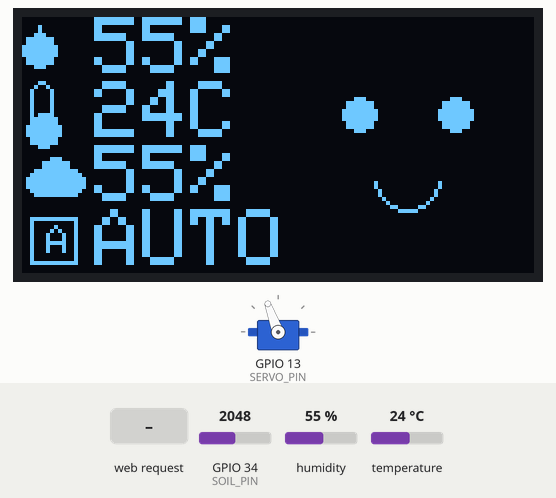
A sketch run on a simulated ESP32. Shown: 128×64 one-colour display, servo. The inputs (shaded band) are chosen by the test bench; at power-on: GPIO 34 (SOIL_PIN) = 2048, humidity 55 %, temperature 24 °C. WiFi joins after 1.5 s; servers stay silent unless stated; what the sketch prints to the serial monitor is not drawn.

Above: at 10.8 s.
10.9 s: GPIO 34 (SOIL_PIN) set to 3291
At 13.44 s:
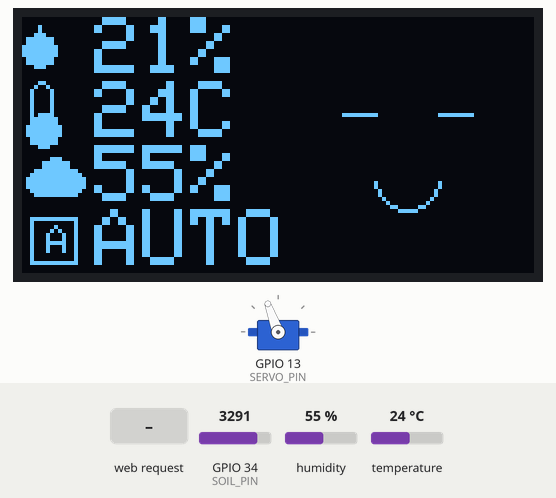
14.8 s: GPIO 34 (SOIL_PIN) set to 3394
At 15.1 s:
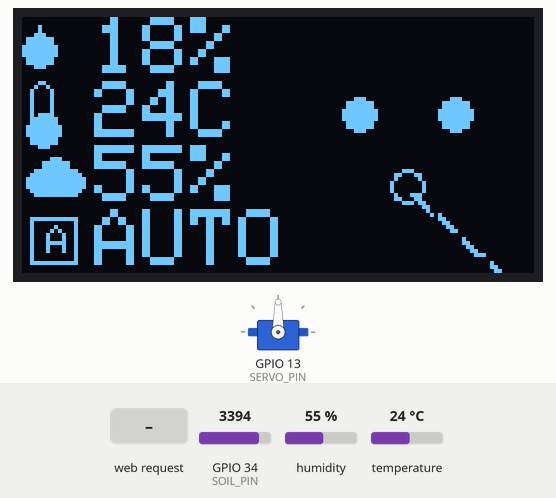
16.6 s: HTTP request GET /toggle received
At 17.6 s:
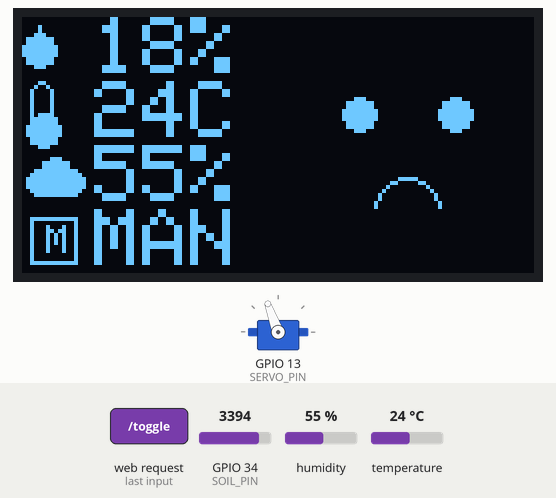
22.3 s: HTTP request GET /water received
At 22.6 s:
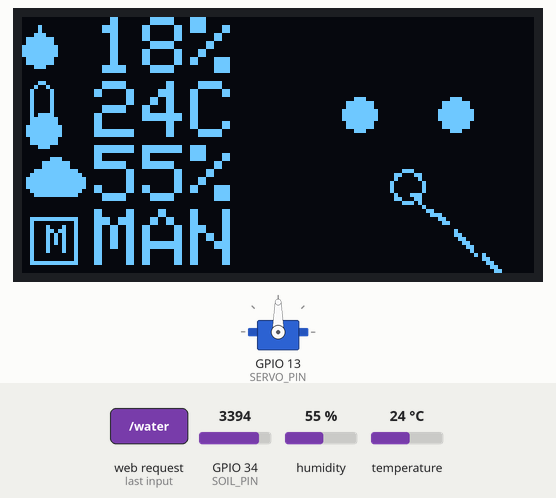
24.1 s: humidity set to 22 %
At 26.06 s:
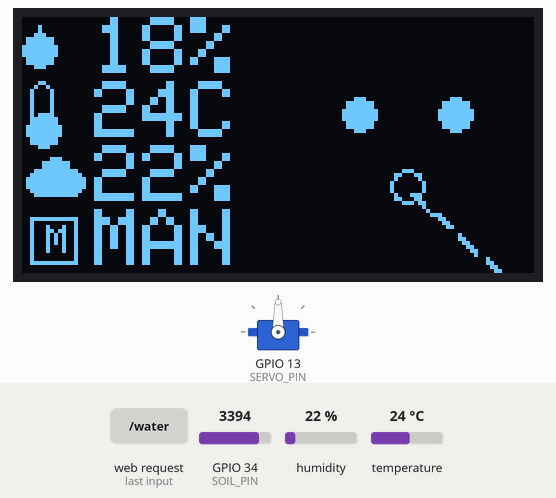
27.4 s: temperature set to 12 °C
At 30.28 s:
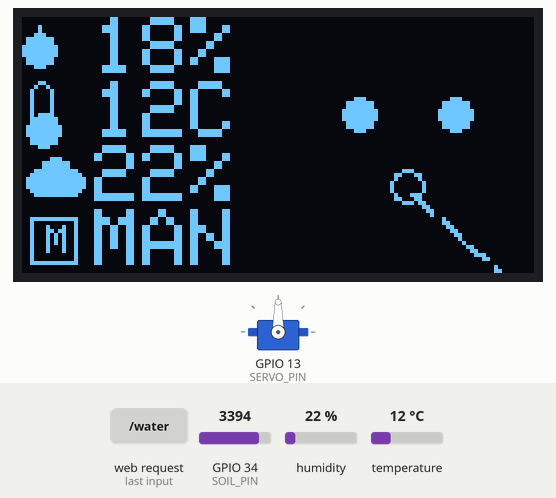
Timing chart, 0 to 30.4 s (numbered marks = the images above; inputs shaded):
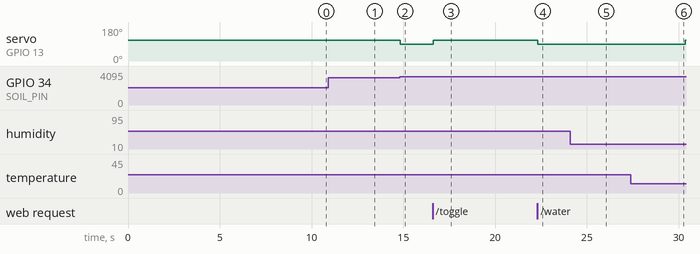

The sketch:

SmartPlantCare.ino
```cpp
#include <Wire.h>
#include <Adafruit_GFX.h>
#include <Adafruit_SSD1306.h>
#include <DHT.h>
#include <ESP32Servo.h>
#include <WiFi.h>
#include <WebServer.h>

// --- OLED Settings ---
#define SCREEN_WIDTH 128
#define SCREEN_HEIGHT 64
#define OLED_RESET -1
Adafruit_SSD1306 display(SCREEN_WIDTH, SCREEN_HEIGHT, &Wire, OLED_RESET);

// --- Sensor & Pin Settings ---
#define DHTPIN 4
#define DHTTYPE DHT11
DHT dht(DHTPIN, DHTTYPE);

#define SOIL_PIN 34
#define SERVO_PIN 13

const int AIR_VALUE = 4095;
const int WATER_VALUE = 400;

// --- Servo Settings ---
Servo pinchServo;
const int PINCHED = 110;
const int UNPINCHED = 90;

// --- Web Server & State Variables ---
WebServer server(80);
const char* ssid = "POCO-X7-Pro";
const char* password = "2444666668888888";

bool isAutoMode = true;
bool isMotorRunning = false;
bool manualWaterRequest = false;
unsigned long manualWaterTimer = 0;

float currentTemp = 0.0;
float currentHum = 0.0;
int waterPercent = 0;

// --- Auto Watering Variables ---
bool autoWatering = false;
unsigned long autoWaterTimer = 0;
const unsigned long AUTO_WATER_DURATION = 8000;  // Run motor for 8 seconds
const unsigned long AUTO_COOLDOWN = 10000;       // Wait 10 seconds for water to seep in

// --- Animation Variables ---
unsigned long lastBlinkTime = 0;
bool isBlinking = false;
const int BLINK_INTERVAL = 3500;
const int BLINK_DURATION = 150;

void setup() {
  Serial.begin(115200);

  dht.begin();
  if(!display.begin(SSD1306_SWITCHCAPVCC, 0x3C)) {
    Serial.println(F("OLED failed"));
    for(;;);
  }

  ESP32PWM::allocateTimer(0);
  pinchServo.setPeriodHertz(50);
  pinchServo.attach(SERVO_PIN, 500, 2400);
  pinchServo.write(PINCHED);

  // --- NEW: Non-Blocking Wi-Fi Connection ---
  display.clearDisplay();
  display.setTextColor(SSD1306_WHITE);
  display.setTextSize(1);
  display.setCursor(0, 0);
  display.println("Connecting to WiFi:");
  display.println(ssid);
  display.display();

  WiFi.begin(ssid, password);
  int wifiAttempts = 0;

  // Try to connect for 10 seconds (20 attempts * 500ms)
  while (WiFi.status() != WL_CONNECTED && wifiAttempts < 20) {
    delay(500);
    Serial.print(".");
    display.fillRect(0, 30, 128, 20, SSD1306_BLACK); // Clear previous timer
    display.setCursor(0, 30);
    display.print("Timeout in: ");
    display.print(10 - (wifiAttempts / 2)); // Calculate remaining seconds
    display.print("s");
    display.display();
    wifiAttempts++;
  }
  display.clearDisplay();
  display.setCursor(0, 0);
  // Check if it actually connected or just timed out
  if (WiFi.status() == WL_CONNECTED) {
    Serial.println("\nWiFi connected.");
    Serial.print("Web Server IP Address: http://");
    Serial.println(WiFi.localIP());

    display.setTextSize(2);
    display.println("CONNECTED!");
    display.setTextSize(1);
    display.setCursor(0, 30);
    display.println("IP Address:");
    display.println("------------");
    display.println(WiFi.localIP());
    display.println("------------");
    display.display();
    delay(8000);

    server.on("/", handleRoot);
    server.on("/toggle", handleToggleMode);
    server.on("/water", handleManualWater);
    server.begin();
  } else {
    Serial.println("\nWiFi connection failed! Starting in OFFLINE mode.");
    isAutoMode = true;
    display.setTextSize(1);
    display.println("Connection Failed!");
    display.setCursor(0, 25);
    display.println("Starting in:");
    display.setTextSize(1);
    display.setCursor(0, 40);
    display.println("OFFLINE MODE");
    display.display();
    delay(5000);
  }
}

void loop() {
  if (WiFi.status() == WL_CONNECTED) {
    server.handleClient();
  }
  currentTemp = dht.readTemperature();
  currentHum = dht.readHumidity();

  int rawSoil = analogRead(SOIL_PIN);
  waterPercent = map(rawSoil, AIR_VALUE, WATER_VALUE, 0, 100);
  waterPercent = constrain(waterPercent, 0, 100);

  // --- Updated Auto Mode Logic ---
  if (isAutoMode) {
    // Check if it needs water, is not currently watering, AND the cooldown has passed
    if (waterPercent < 20 && !autoWatering && (millis() - autoWaterTimer > AUTO_COOLDOWN)) {
      autoWatering = true;
      autoWaterTimer = millis(); // Start the 5-second watering timer
    }

    if (autoWatering) {
      isMotorRunning = true;
      pinchServo.write(UNPINCHED);

      // If 5 seconds have passed, stop watering and start the cooldown phase
      if (millis() - autoWaterTimer > AUTO_WATER_DURATION) {
        autoWatering = false;
        autoWaterTimer = millis(); // Reset timer to track the 10-second cooldown
      }
    } else {
      isMotorRunning = false;
      pinchServo.write(PINCHED);
    }
  } else {
    // --- Manual Mode Logic (Unchanged) ---
    if (manualWaterRequest) {
      isMotorRunning = true;
      pinchServo.write(UNPINCHED);
      if (millis() - manualWaterTimer > 8000) {
        manualWaterRequest = false;
      }
    } else {
      isMotorRunning = false;
      pinchServo.write(PINCHED);
    }
  }

  display.clearDisplay();
  drawLeftSide();
  drawRightSide();
  display.display();
}

// --- Custom Icon Functions ---
void drawWaterDrop(int x, int y) {
  display.fillTriangle(x, y+2, x - 4, y + 8, x + 4, y + 8, SSD1306_WHITE);
  display.fillCircle(x, y + 8, 4, SSD1306_WHITE);
}

void drawThermometer(int x, int y) {
  display.drawRoundRect(x, y, 6, 12, 3, SSD1306_WHITE);
  display.fillCircle(x + 3, y + 12, 4, SSD1306_WHITE);
}

void drawCloud(int x, int y) {
  display.fillCircle(x + 4, y + 6, 3, SSD1306_WHITE);
  display.fillCircle(x + 8, y + 4, 4, SSD1306_WHITE);
  display.fillCircle(x + 12, y + 6, 3, SSD1306_WHITE);
  display.fillRect(x + 4, y + 6, 8, 4, SSD1306_WHITE);
}

void drawModeIcon(int x, int y, bool autoMode) {
  display.drawRect(x, y+2, 12, 12, SSD1306_WHITE);
  display.setCursor(x + 4, y + 4);
  display.setTextSize(1);
  display.print(autoMode ? "A" : "M");
}

// --- Display Functions ---
void drawLeftSide() {
  display.setTextColor(SSD1306_WHITE);

  // 1. Water (Row 1)
  drawWaterDrop(4, 0);
  display.setTextSize(2);
  display.setCursor(18, 0);
  display.print(waterPercent); display.print("%");

  // 2. Temp (Row 2)
  drawThermometer(2, 16);
  display.setTextSize(2);
  display.setCursor(18, 16);
  display.print((int)currentTemp); display.print("C");

  // 3. Humidity (Row 3)
  drawCloud(0, 35);
  display.setTextSize(2);
  display.setCursor(18, 32);
  display.print((int)currentHum); display.print("%");

  // 4. Mode (Row 4)
  drawModeIcon(2, 48, isAutoMode);
  display.setTextSize(2);
  display.setCursor(18, 48);
  display.print(isAutoMode ? "AUTO" : "MAN");
}

void drawRightSide() {
  int cx = 96;
  int cy = 32;
  bool isHappy = !(currentTemp > 35.0 || currentTemp < 15.0 || currentHum < 30.0 || waterPercent < 20.0);

  // --- Blink Timer Logic ---
  if (!isBlinking && (millis() - lastBlinkTime > BLINK_INTERVAL)) {
    isBlinking = true;
    lastBlinkTime = millis();
  } else if (isBlinking && (millis() - lastBlinkTime > BLINK_DURATION)) {
    isBlinking = false;
    lastBlinkTime = millis();
  }

  // --- Draw Eyes ---
  if (isBlinking) {
    display.drawLine(cx - 16, cy - 8, cx - 8, cy - 8, SSD1306_WHITE);
    display.drawLine(cx + 8, cy - 8, cx + 16, cy - 8, SSD1306_WHITE);
  } else {
    display.fillCircle(cx - 12, cy - 8, 4, SSD1306_WHITE);
    display.fillCircle(cx + 12, cy - 8, 4, SSD1306_WHITE);
  }

  // --- Draw Mouth & Straw Logic ---
  if (isMotorRunning) {
    // Make an "O" shaped mouth for drinking
    display.drawCircle(cx, cy + 10, 4, SSD1306_WHITE);
    display.fillCircle(cx, cy + 10, 2, SSD1306_BLACK);

    // Draw the straw extending from the mouth to the bottom edge
    int strawX1 = cx + 2;
    int strawY1 = cy + 12;
    int strawX2 = 120; // Angles toward the bottom right corner
    int strawY2 = 64;
    display.drawLine(strawX1, strawY1, strawX2, strawY2, SSD1306_WHITE);
    display.drawLine(strawX1 - 1, strawY1, strawX2 - 1, strawY2, SSD1306_WHITE); // Make straw thick

    // Animate the water moving up the straw
    int animPos = (millis() / 150) % 6;
    for (int i = animPos; i <= 20; i += 6) {
       int dropX = map(i, 0, 20, strawX2, strawX1);
       int dropY = map(i, 0, 20, strawY2, strawY1);
       display.fillCircle(dropX, dropY, 1, SSD1306_BLACK); // Creates a moving visual gap
    }
  } else {
    // Normal Mouth (Smile or Frown)
    if (isHappy) {
      display.drawCircle(cx, cy + 8, 8, SSD1306_WHITE);
      display.fillRect(cx - 9, cy, 19, 9, SSD1306_BLACK);
    } else {
      display.drawCircle(cx, cy + 16, 8, SSD1306_WHITE);
      display.fillRect(cx - 9, cy + 16, 19, 9, SSD1306_BLACK);
    }
  }
}

// --- Web Server Functions ---
void handleRoot() {
  String html = "<!DOCTYPE html><html><head>";
  html += "<meta charset='UTF-8'>"; // THIS FIXES THE EMOJI GIBBERISH!
  html += "<meta name='viewport' content='width=device-width, initial-scale=1'>";
  html += "<meta http-equiv='refresh' content='2'>";
  html += "<title>Smart Plant Care</title>";

  html += "<style>";
  html += "body { background-color: #121212; color: #e0e0e0; font-family: 'Segoe UI', Roboto, Helvetica, sans-serif; margin: 0; padding: 20px; display: flex; flex-direction: column; align-items: center; }";
  html += ".card { background-color: #1e1e1e; border-radius: 16px; box-shadow: 0 10px 20px rgba(0,0,0,0.5); padding: 25px; width: 100%; max-width: 350px; margin-bottom: 20px; }";
  html += "h2 { color: #4CAF50; text-align: center; margin-top: 0; font-size: 24px; }";
  html += "h3 { text-align: center; margin-top: 0; color: #ffffff; }";
  html += ".metric { display: flex; justify-content: space-between; padding: 12px 0; border-bottom: 1px solid #333; font-size: 18px; }";
  html += ".metric:last-child { border-bottom: none; }";
  html += ".val { font-weight: bold; color: #81c784; }";
  html += ".status { text-align: center; margin-top: 20px; padding: 12px; border-radius: 8px; font-weight: bold; letter-spacing: 1px; }";
  html += ".status.on { background-color: #1565c0; color: white; }";
  html += ".status.off { background-color: #333; color: #888; }";
  html += "button { width: 100%; padding: 15px; margin-top: 15px; border: none; border-radius: 8px; font-size: 16px; font-weight: bold; cursor: pointer; transition: 0.2s; }";
  html += ".btn-mode { background-color: #ff9800; color: #fff; }";
  html += ".btn-mode:hover { background-color: #e68a00; }";
  html += ".btn-water { background-color: #4CAF50; color: #fff; }";
  html += ".btn-water:hover { background-color: #45a049; }";
  html += "</style></head><body>";

  html += "<div class='card'>";
  html += "<h2>🌿 Plant Dashboard</h2>";
  html += "<div class='metric'><span>💧 Water</span> <span class='val'>" + String(waterPercent) + "%</span></div>";
  html += "<div class='metric'><span>🌡️ Temp</span> <span class='val'>" + String(currentTemp, 1) + " &deg;C</span></div>";
  html += "<div class='metric'><span>☁️ Humidity</span> <span class='val'>" + String(currentHum, 1) + "%</span></div>";

  if (isMotorRunning) {
    html += "<div class='status on'>💦 WATERING...</div>";
  } else {
    html += "<div class='status off'>IDLE</div>";
  }
  html += "</div>";

  html += "<div class='card'>";
  html += "<h3>Control Panel</h3>";

  String modeColor = isAutoMode ? "#ff9800" : "#2196F3";
  html += "<div class='metric'><span>Current Mode:</span> <span style='color:" + modeColor + "; font-weight:bold;'>" + String(isAutoMode ? "AUTO" : "MANUAL") + "</span></div>";

  html += "<a href='/toggle' style='text-decoration:none;'><button class='btn-mode'>Switch Mode</button></a>";

  if (!isAutoMode) {
    html += "<a href='/water' style='text-decoration:none;'><button class='btn-water'>💧 Water Plant Now</button></a>";
  }

  html += "</div></body></html>";

  server.send(200, "text/html", html);
}

void handleToggleMode() {
  isAutoMode = !isAutoMode;
  manualWaterRequest = false;
  server.sendHeader("Location", "/");
  server.send(303);
}

void handleManualWater() {
  if (!isAutoMode) {
    manualWaterRequest = true;
    manualWaterTimer = millis();
  }
  server.sendHeader("Location", "/");
  server.send(303);
}
```

Measured:
- the behaviour switches between 3356 and 3357 on GPIO 34 (SOIL_PIN) (found by bisection; images 1 and 2)
- after the input at 10.9 s, the display: first changes at once (image 1 shows a later state)
- after the input at 14.8 s, servo on GPIO 13 (SERVO_PIN): 110° → 90° at once; the display: first changes after 0.05 s (image 2 shows a later state)
- after the input at 16.6 s, servo on GPIO 13 (SERVO_PIN): 90° → 110° at once; the display: changes at once (image 3)
- after the input at 22.3 s, servo on GPIO 13 (SERVO_PIN): 110° → 90° at once; the display: first changes after 0.05 s (image 4 shows a later state)
- what the display in image 3 shows lasts 3.5 s, from 17.2 s to 20.7 s
